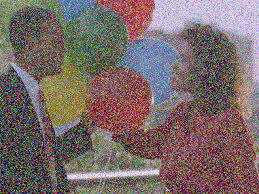
#> input picture noisy_image_sample.jpg, 259 x 194 px
$ python computer_vision_preprocessing.py
#> lines starting #> are read from the running program, lines starting #| are printed output that depends on the picture; after the words box and inside, x2 and y2 are one past the last pixel; in counts of white or black regions, pixels touching at a corner belong together
import numpy as np
import cv2
from PIL import Image, ImageDraw, ImageFont

def resize_to_shape(image, shape):
	return cv2.resize(image, (shape[1], shape[0]))

def to_bgr(image):
	if len(image.shape) == 2:
		return cv2.cvtColor(image, cv2.COLOR_GRAY2BGR)
	return image

def add_caption(image, text):
	img_copy = image.copy()
	pil_img = Image.fromarray(cv2.cvtColor(img_copy, cv2.COLOR_BGR2RGB))
	draw = ImageDraw.Draw(pil_img)
	try:
		font = ImageFont.truetype("./cv_unsalt/garamond.ttf", 24)
	except Exception as e:
		print("Could not load garamond.ttf, using default font.")
		font = ImageFont.load_default()
	draw.rectangle([0, 0, pil_img.width, 35], fill=(0, 0, 0))
	draw.text((10, 5), text, font=font, fill=(255, 255, 255))
	return cv2.cvtColor(np.array(pil_img), cv2.COLOR_RGB2BGR)

target_shape = (300, 300)


while True:
	try:
		image_path = input("Enter the path to the image file (or type 'exit' to quit): ")
#> the answer given: noisy_image_sample.jpg
		if image_path.strip().lower() == 'exit':
			print("Exiting program.")
			break
		img_color = cv2.imread(image_path)
#> img_color is the input picture: shape (194, 259, 3); mean B, G, R 104.9, 106.1, 121.2
		if img_color is None:
			print(f"Error: Could not open image '{image_path}'.")
			continue
		# Filters (color)
		gaussian = cv2.GaussianBlur(img_color, (5,5), 0)
		median = cv2.medianBlur(img_color, 5)
		bilateral = cv2.bilateralFilter(img_color, 9, 75, 75)

		# Thresholding and Contrast Enhancement (grayscale)
		img_gray = cv2.imread(image_path, cv2.IMREAD_GRAYSCALE)
#> img_gray: shape (194, 259); min 0, max 255, mean 110.2
		# Thresholding
		_, thresh_simple = cv2.threshold(img_gray, 127, 255, cv2.THRESH_BINARY)
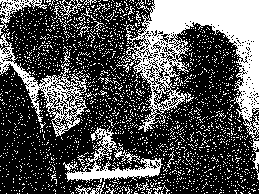
#> thresh_simple: shape (194, 259); 32.4% white; 2145 white regions (2122 under 20 px), largest, box (x1, y1, x2, y2) and area: (123, 0, 259, 180) 7515, (0, 32, 87, 137) 1902, (63, 126, 163, 183) 1532
		thresh_adaptive = cv2.adaptiveThreshold(img_gray, 255, cv2.ADAPTIVE_THRESH_GAUSSIAN_C, cv2.THRESH_BINARY, 11, 2)
#> thresh_adaptive: shape (194, 259); 52.5% white; black in thin lines or dots
		_, thresh_otsu = cv2.threshold(img_gray, 0, 255, cv2.THRESH_BINARY + cv2.THRESH_OTSU)
#> thresh_otsu: shape (194, 259); 46.7% white; 1559 white regions (1523 under 20 px), largest, box (x1, y1, x2, y2) and area: (114, 0, 259, 180) 9952, (0, 0, 118, 141) 5007, (63, 119, 172, 194) 2878
		# Contrast Enhancement
		hist_eq = cv2.equalizeHist(img_gray)
		clahe = cv2.createCLAHE(clipLimit=2.0, tileGridSize=(8,8))
		clahe_img = clahe.apply(img_gray)

		# Denoising
		denoised = cv2.fastNlMeansDenoising(img_gray, None, 30, 7, 21)
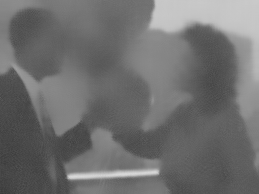
#> denoised: shape (194, 259); min 58, max 217, mean 110.7

		# Resize all images to same size
		img_r = resize_to_shape(img_color, target_shape)
		gaussian_r = resize_to_shape(gaussian, target_shape)
		median_r = resize_to_shape(median, target_shape)
		bilateral_r = resize_to_shape(bilateral, target_shape)
		thresh_simple_r = resize_to_shape(to_bgr(thresh_simple), target_shape)
		thresh_adaptive_r = resize_to_shape(to_bgr(thresh_adaptive), target_shape)
#> in to_bgr (call 2), `return cv2.cvtColor(image, cv2.COLOR_GRAY2BGR)`: returned value: shape (194, 259, 3); 52.5% white; black in thin lines or dots
		thresh_otsu_r = resize_to_shape(to_bgr(thresh_otsu), target_shape)
		hist_eq_r = resize_to_shape(to_bgr(hist_eq), target_shape)
		clahe_img_r = resize_to_shape(to_bgr(clahe_img), target_shape)
		denoised_r = resize_to_shape(to_bgr(denoised), target_shape)

		# Add captions
		img_r = add_caption(img_r, "Original (Color)")
		gaussian_r = add_caption(gaussian_r, "Gaussian Blur")
		median_r = add_caption(median_r, "Median Filtering")
		bilateral_r = add_caption(bilateral_r, "Bilateral Filtering")
		thresh_simple_r = add_caption(thresh_simple_r, "Simple Threshold")
		thresh_adaptive_r = add_caption(thresh_adaptive_r, "Adaptive Threshold")
		thresh_otsu_r = add_caption(thresh_otsu_r, "Otsu's Threshold")
		hist_eq_r = add_caption(hist_eq_r, "Histogram Equalization")
		clahe_img_r = add_caption(clahe_img_r, "CLAHE")
		denoised_r = add_caption(denoised_r, "Denoised (NL Means)")
#> in add_caption (call 10), `return cv2.cvtColor(np.array(pil_img), cv2.COLOR_RGB2BGR)`:
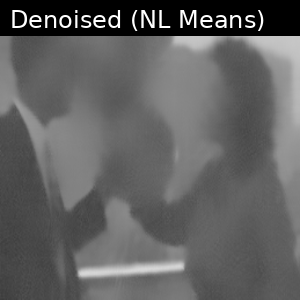
#> returned value: shape (300, 300, 3); min 0, max 255, mean 96.6

		# Arrange all images in a 3x3 grid
		row1 = np.hstack((img_r, gaussian_r, median_r))
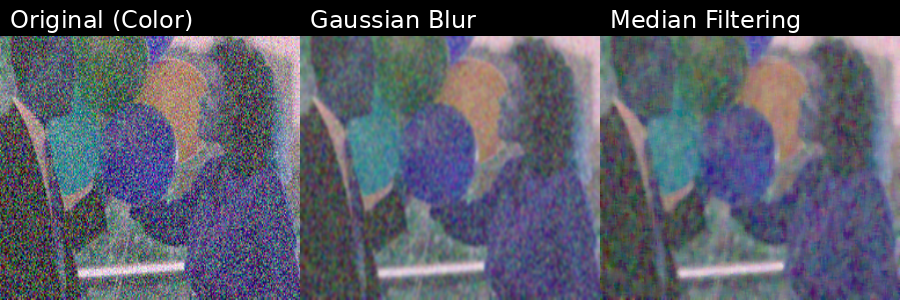
#> row1: shape (300, 900, 3); mean R, G, B 89, 91.7, 105.3
		row2 = np.hstack((bilateral_r, thresh_simple_r, thresh_adaptive_r))
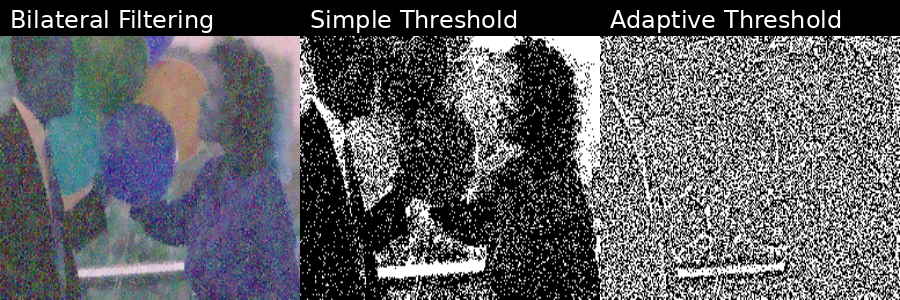
#> row2: shape (300, 900, 3); mean R, G, B 92.4, 93.3, 97.9
		row3 = np.hstack((thresh_otsu_r, hist_eq_r, clahe_img_r))
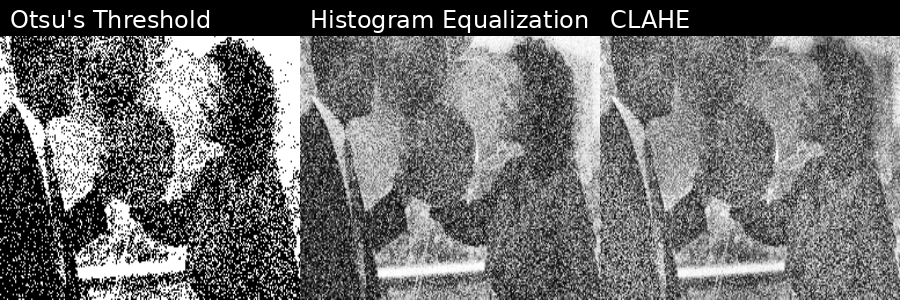
#> row3: shape (300, 900, 3); min 0, max 255, mean 108.5
		grid_3x3 = np.vstack((row1, row2, row3))
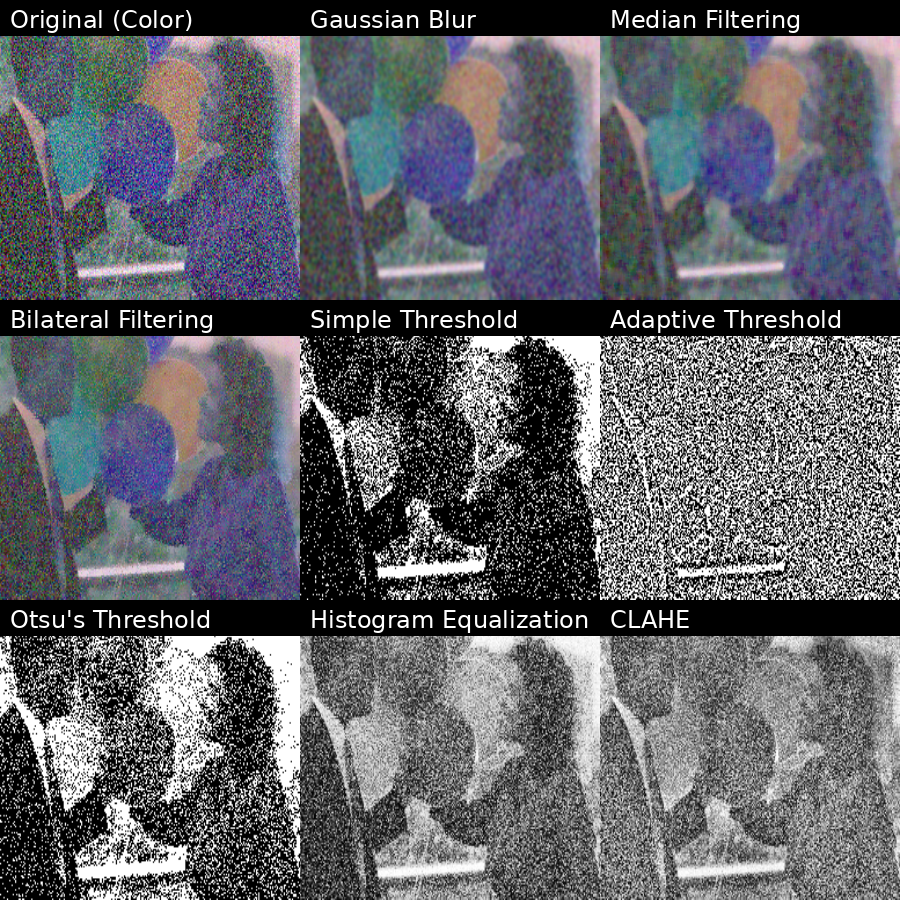
#> grid_3x3: shape (900, 900, 3); mean R, G, B 96.6, 97.8, 103.9
#> the answer given: salt.png
#> the answer given: salt.png
#> (the run stopped early here; a loop or call above may not have finished)
